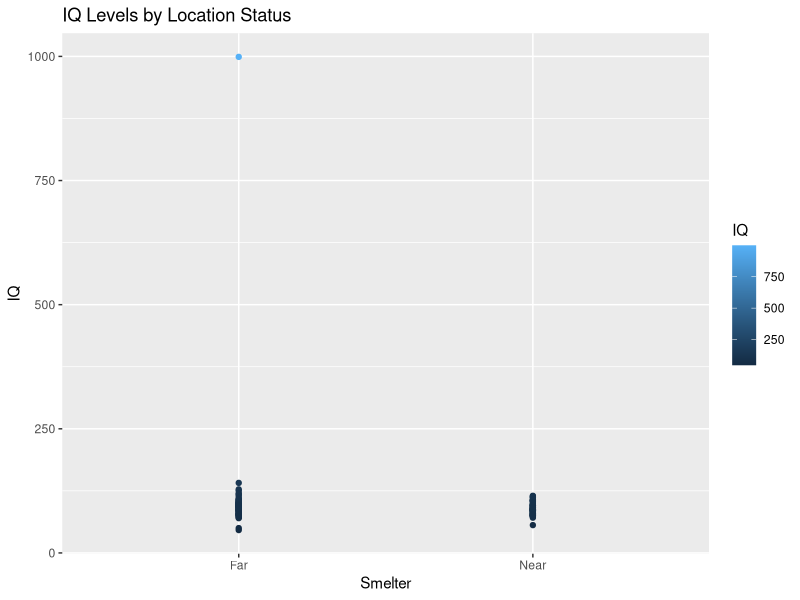
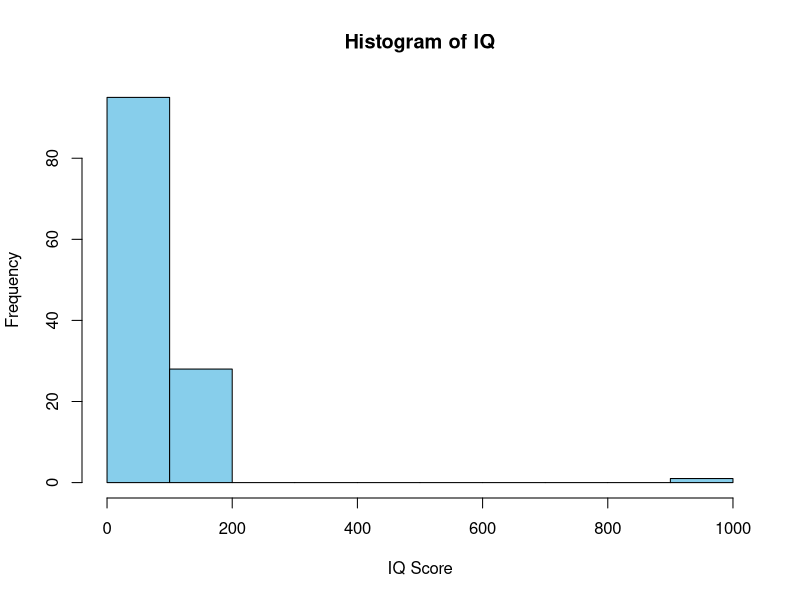

Recreate these plots in R, in order.
## ---- chunk 1
knitr::opts_chunk$set(echo = TRUE)
## ---- chunk 2
Lead <- read.csv("../DataRaw/lead-iq-01.csv")
head(Lead)
## ---- chunk 3
library(ggplot2)
ggplot(Lead, aes(Smelter, IQ, colour = IQ)) + 
  geom_point() +
  ggtitle("IQ Levels by Location Status")
## ---- chunk 4
knitr::kable(Lead, "pipe")
## ---- chunk 5
mean_value <- mean(Lead$IQ)

print(mean_value)
## ---- chunk 6
hist(Lead$IQ, 
     main = "Histogram of IQ",
     xlab = "IQ Score",
     ylab = "Frequency",
     col = "skyblue",
     border = "black")
